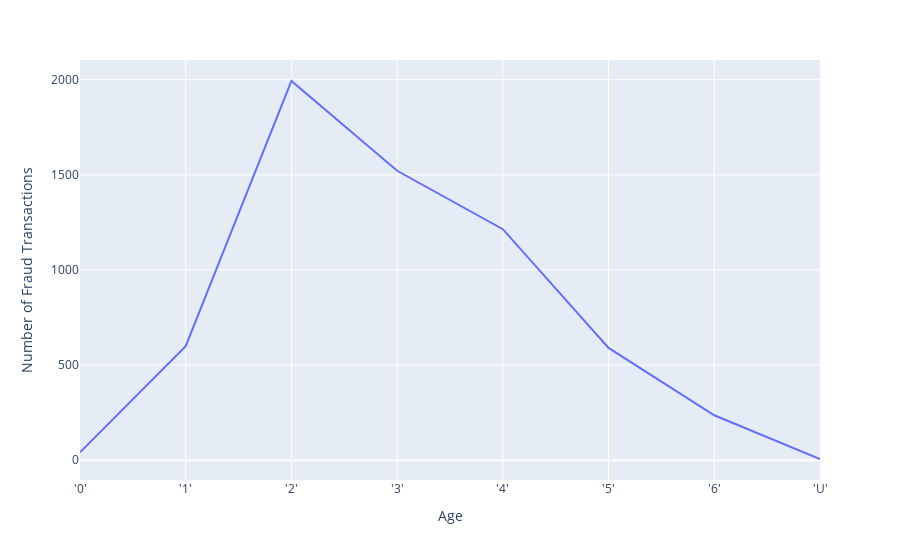

The cell this chart's notebook holds for it:
### Code cell
df = pd.read_csv("train_hsbc_df.csv")

grouped = df.groupby(["age", "fraud"]).size().reset_index(name="count")

grouped = df[df['fraud'] == 1].groupby('age').size().reset_index(name='count')

fig = px.line(grouped, x='age', y='count', labels={'age':'Age','count':'Number of Fraud Transactions'})

fig.show()

### Figure 1 — Plotly figure (JSON) as saved in the notebook; plotly's stock layout.template omitted (floating-point values rounded to 4 significant figures)
{"data": [{"hovertemplate": "Age=%{x}<br>Number of Fraud Transactions=%{y}<extra></extra>", "legendgroup": "", "line": {"color": "#636efa", "dash": "solid"}, "marker": {"symbol": "circle"}, "mode": "lines", "name": "", "orientation": "v", "showlegend": false, "type": "scatter", "x": ["'0'", "'1'", "'2'", "'3'", "'4'", "'5'", "'6'", "'U'"], "xaxis": "x", "y": [41, 599, 1993, 1521, 1214, 590, 236, 6], "yaxis": "y"}], "layout": {"autosize": true, "legend": {"tracegroupgap": 0}, "margin": {"t": 60}, "xaxis": {"anchor": "y", "autorange": true, "domain": [0, 1], "range": [0, 7], "title": {"text": "Age"}, "type": "category"}, "yaxis": {"anchor": "x", "autorange": true, "domain": [0, 1], "range": [-104.4, 2103.0], "title": {"text": "Number of Fraud Transactions"}, "type": "linear"}}}
